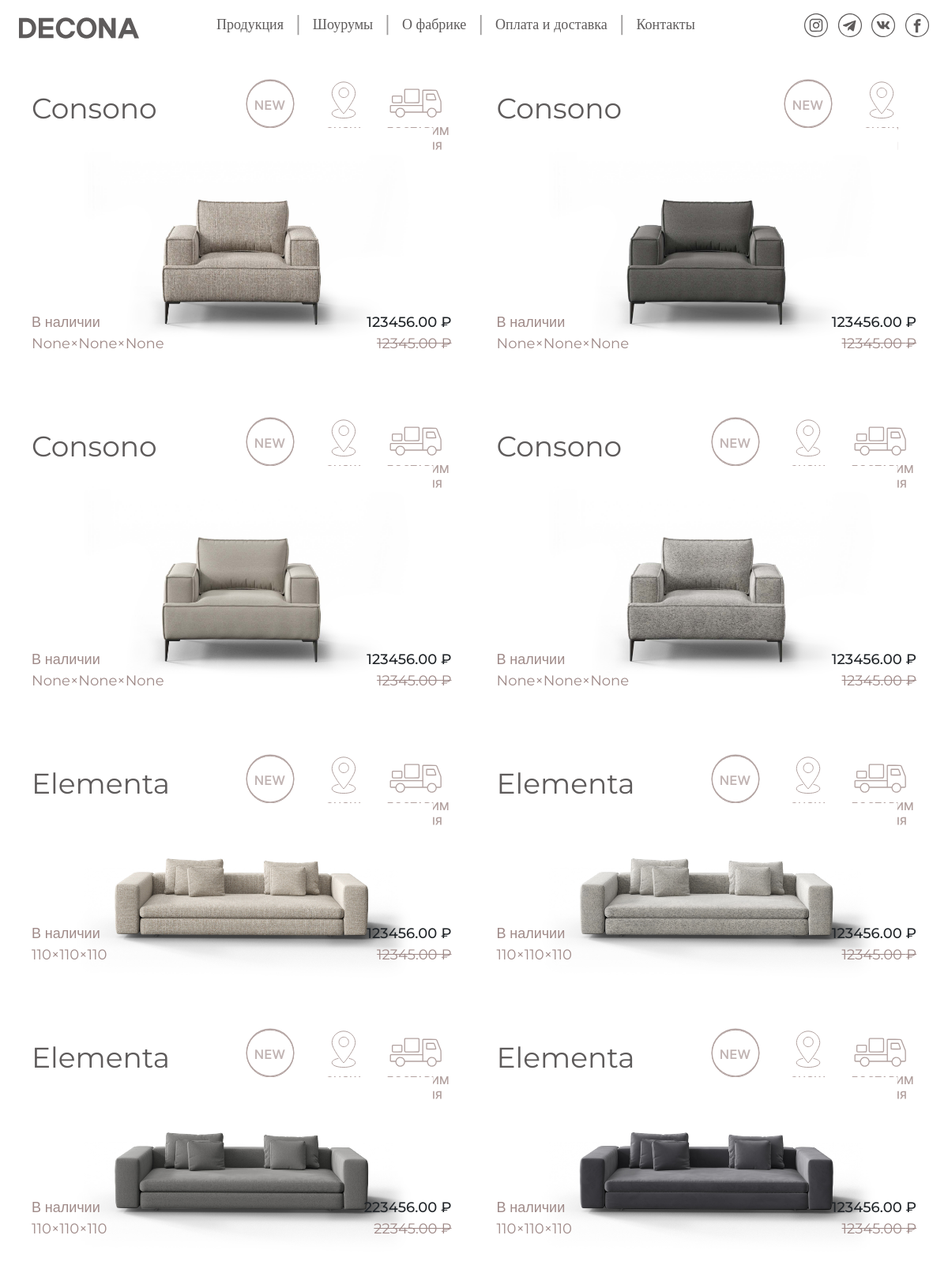
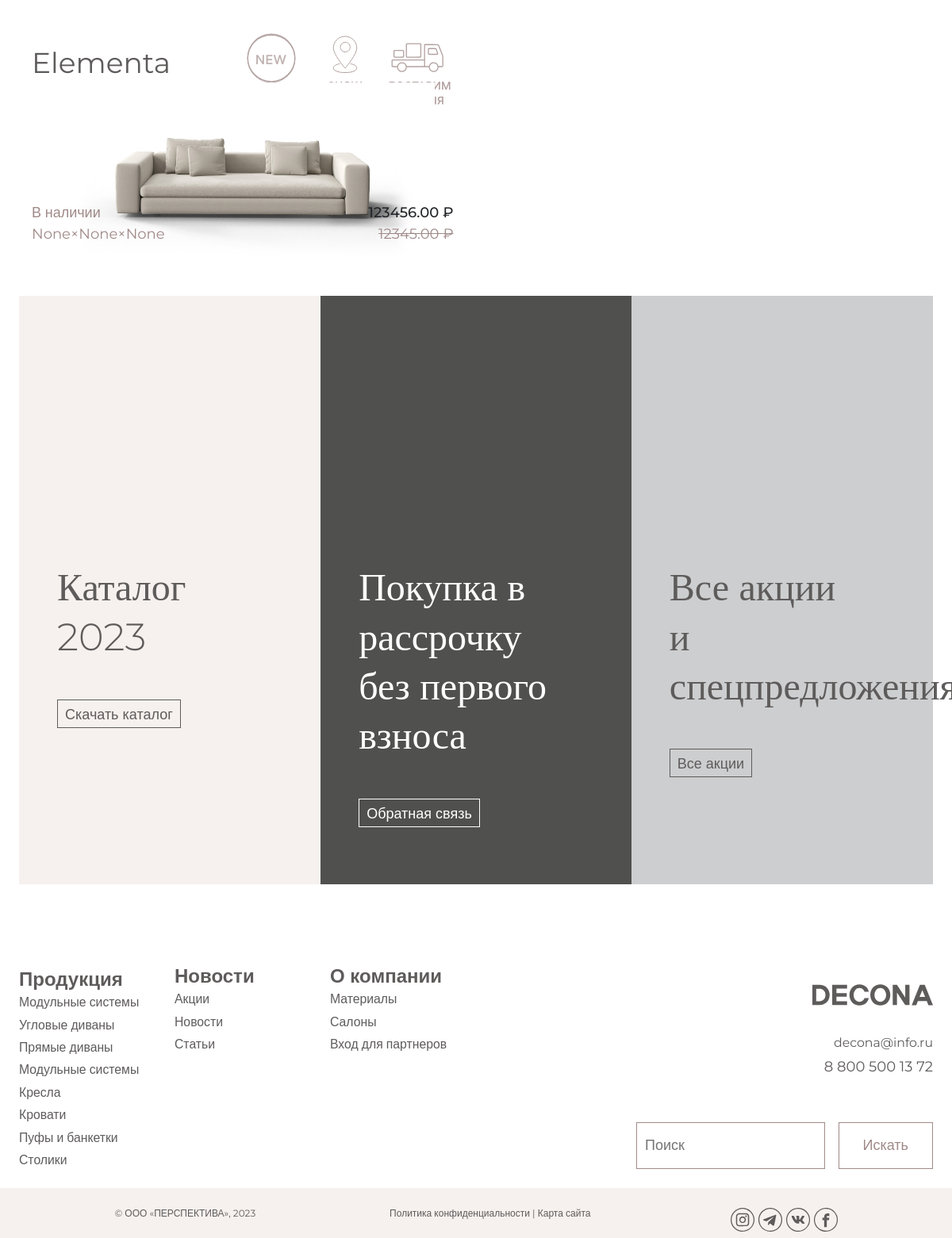
Screenshot of /products/ with the database file from the repository (2 pictures, top to bottom).
### product/models.py (models this page shows, shortened)
class Product(models.Model):
	id = models.AutoField(primary_key=True)
	category = models.ForeignKey(
		Category,
		related_name='products',
		on_delete=models.CASCADE, verbose_name = 'Категория')
	collection = models.ForeignKey(Collection,
		related_name='products',
		on_delete=models.CASCADE, verbose_name = 'Коллекция')
	fabric_name = models.ForeignKey(Fabric,
		related_name='products',
		on_delete=models.CASCADE, verbose_name = 'Название ткани')
	product_full_name = models.CharField(max_length=50, null=True, blank=True, verbose_name = 'Полное название товара (напр. Угловой диван Consono)')
	product_fabric_icon_1 = models.ImageField(upload_to='fabric_icons/%Y/%m/%d', default='fabric_icons/2023/12/06/CAMBRIDGE_600.png', null=True, blank=True, verbose_name = 'Иконка переключения ткани № 1')
	slug_fabric_icon_1 = models.SlugField(max_length=100, null=True, verbose_name='Название ткани №1')
	product_fabric_icon_2 = models.ImageField(upload_to='fabric_icons/%Y/%m/%d',  default='fabric_icons/2023/12/06/JAZZ_01.png', null=True, blank=True, verbose_name = 'Иконка переключения ткани № 2')
	slug_fabric_icon_2 = models.SlugField(max_length=100, null=True, verbose_name='Название ткани №2')
	product_fabric_icon_3 = models.ImageField(upload_to='fabric_icons/%Y/%m/%d', default='fabric_icons/2023/12/06/JAZZ_21.png', null=True, blank=True, verbose_name = 'Иконка переключения ткани № 3')
	slug_fabric_icon_3 = models.SlugField(max_length=100, null=True, verbose_name='Название ткани №3')
	product_fabric_icon_4 = models.ImageField(upload_to='fabric_icons/%Y/%m/%d', default='fabric_icons/2023/12/06/PIXEL_FOREST.png', null=True, blank=True, verbose_name = 'Иконка переключения ткани № 4')
	slug_fabric_icon_4 = models.SlugField(max_length=100, null=True, verbose_name='Название ткани №4')
	product_fabric_icon_5 = models.ImageField(upload_to='fabric_icons/%Y/%m/%d', default='fabric_icons/2023/12/06/VELUTTO_32.png', null=True, blank=True, verbose_name = 'Иконка переключения ткани № 5')
	slug_fabric_icon_5 = models.SlugField(max_length=100, null=True, verbose_name='Название ткани №5')
	show_on_category_page = models.BooleanField(default=True, verbose_name = 'Отображать в выдаче категории')
	popular = models.BooleanField(default=True, verbose_name = 'Отображать в карусели "Популярные"')
	is_new = models.BooleanField(default=True, verbose_name = 'Новый')
	available_for_delivery_2 = models.BooleanField(default=True, verbose_name = 'Доставим за 2 дня')
	available_for_delivery_28 = models.BooleanField(default=True, verbose_name = 'Доставим за 28 дней')
	available_in_showroom = models.BooleanField(default=True, verbose_name = 'Есть в шоуруме')
	icon_is_new = models.FileField(upload_to='status_icons/%Y/%m/%d', default='status_icons/2023/12/07/new.svg', null=True, blank=True, verbose_name = 'Иконка | Новый')
	icon_available_for_delivery_2 = models.FileField(upload_to='status_icons/%Y/%m/%d', default='status_icons/2023/12/07/delivery2.svg', null=True, blank=True, verbose_name = 'Иконка | Доставим за 2 дня')
	icon_available_for_delivery_28 = models.FileField(upload_to='status_icons/%Y/%m/%d', default='status_icons/2023/12/07/delivery2.svg', null=True, blank=True, verbose_name = 'Иконка | Доставим за 28 дней')
	icon_available_in_showroom =models.FileField(upload_to='status_icons/%Y/%m/%d', default='status_icons/2023/12/07/showrooms.svg',null=True, blank=True, verbose_name = 'Иконка | Есть в шоуруме')
	product_img = models.ImageField(upload_to='images/%Y/%m/%d', null=True, blank=True, verbose_name = 'Изображение товара')
	description = models.CharField(max_length=1500, null=True, blank=True, verbose_name = 'Описание товара')
	price = models.DecimalField(max_digits=10, decimal_places=2, verbose_name = 'Цена')
	price_sale = models.DecimalField(max_digits=10, decimal_places=2, verbose_name = 'Цена (распродажа)')
	carousel_items = models.ManyToManyField('ProductImage', blank=True, related_name='carousel_items', verbose_name ='Слайдер с товаром | десктоп')
	carousel_items_mob = models.ManyToManyField('ProductImage', related_name='carousel_items_mob', blank=True, verbose_name ='Слайдер с товаром | мобильный')
	closeup = models.ImageField(upload_to='closeups/', blank=True, null=True, verbose_name = 'Крупный фрагмент справа')
	interior_items = models.ManyToManyField('ProductImage', related_name='interior_items', blank=True, verbose_name ='Слайдер с интерьером | десктоп')
	interior_items_mob = models.ManyToManyField('ProductImage', related_name='interior_items_mob', blank=True, verbose_name ='Слайдер с интерьером | мобильный')
	width = models.IntegerField(blank=True, null=True, verbose_name = 'Ширина')
	depth = models.IntegerField(blank=True, null=True, verbose_name = 'Глубина')
	height = models.IntegerField(blank=True, null=True, verbose_name = 'Высота')
	pdf = models.CharField(max_length=150, null=True, blank=True, verbose_name = 'Файл PDF')
	product_inside = models.CharField(max_length=150, null=True, blank=True, verbose_name = 'Наполнение')
	product_inside_pillow = models.CharField(max_length=150, null=True, blank=True, verbose_name = 'Наполнение подушек')
	carcas_type = models.CharField(max_length=50, null=True, blank=True, verbose_name = 'Каркас')
	paws_type = models.CharField(max_length=50, null=True, blank=True, verbose_name = 'Ножки')
	mechanism_type = models.CharField(max_length=50, null=True, blank=True, verbose_name = 'Механизм')
	sleep_place = models.CharField(max_length=50, null=True, blank=True, verbose_name = 'Спальное место')
	linen_drawer = models.CharField(max_length=50, null=True, blank=True, verbose_name = 'Бельевой ящик')
	scheme = models.CharField(max_length=150, null=True, blank=True, verbose_name = 'Схема')
	options = models.ManyToManyField(Option, blank=True, verbose_name = 'Опции')
	features = models.CharField(max_length=350, null=True, blank=True, verbose_name = 'Конструктивные особенности')
	created = models.DateTimeField(default=timezone.now, verbose_name = 'Создано')
	updated = models.DateTimeField(auto_now=True, verbose_name = 'Последние изменения')
	product_slug = models.SlugField(null=True, blank=True, max_length=100)
	class Meta:
		ordering = ['product_full_name']
		indexes = [
			models.Index(fields=['id', 'product_slug', '-created']),
			models.Index(fields=['product_full_name']),
			models.Index(fields=['-created']),
		]
		verbose_name = 'Товар'
		verbose_name_plural = 'Товары'

class Collection(models.Model):
	collection_id = models.AutoField(primary_key=True)
	collection = models.CharField(max_length=30, verbose_name = 'Коллекция (Латиницей, с большой буквы)')
	collection_slug = models.SlugField(max_length=30, unique=True, null=True, verbose_name='URL')
	class Meta:
		ordering = ['collection']
		indexes = [
		models.Index(fields=['collection']),
		]
		verbose_name = 'Коллекция'
		verbose_name_plural = 'Коллекции'
	def __str__(self):
		return self.collection

### product/views.py (the view)
# urls.py: path('products/', views.all_products, name = 'products'),
def all_products (request):
	products = Product.objects.all()
	return render(request, 'product/category_goods.html', {'products': products})

### cart/cart.py (called while the page is built)
	def __len__(self):
		return sum(item['quantity'] for item in self.cart.values())

### cart/context_processors.py (called while the page is built)
def cart(request):
    return {'cart': Cart(request)}

### product/templates/product/category_goods.html (shortened to what this page needs)
{% extends 'product/base_cacao_nav.html' %}
{% load static %}
{% block content %}
<div class="products_container">
{% for el in products %}
	<div class = "product_card p-3" >
		<a href="{% url 'product:single_product' el.product_slug %}">
			<div class = 'd-none d-md-block d-lg-block d-xl-block d-xxl-block'>
				<div class = 'd-flex justify-content-between'>
					<div>
						<h3 class='product_card_header'>{{ el.collection }}</h3>
					</div>
					<div>
					{% if el.is_new %}
						<img src="{{ el.icon_is_new.url }}" alt="Можем доставить за 2 дня">
					{% endif %}
					{% if el.available_in_showroom %}
						<img src="{{ el.icon_available_in_showroom.url }}" alt="Можем доставить за 2 дня">
					{% endif %}
					{% if el.available_for_delivery_2 %}
						<img src="{{ el.icon_available_for_delivery_2.url }}" alt="Можем доставить за 2 дня">
					{% endif %}
					</div>
				</div>
			</div>
			<center class='px-4 d-none d-md-block d-lg-block d-xl-block d-xxl-block'>
				<img src="http://127.0.0.1:8000/media/{{ el.product_img }}" class="img-fluid product_img_under">
			</center>
			<div class = 'card-bottom-info'>
				<div class = 'd-flex justify-content-between'>
					<div class='cacao'>В наличии</div>
					<div class='old-price_cat_page'>{{ el.price }} ₽</div>
				</div>
				<div class = 'd-flex justify-content-between'>
					<div class='cacao'>{{ el.width }}×{{ el.depth }}×{{ el.height }}</div>
					<div class='cacao price_cat_page'>{{ el.price_sale }} ₽</div>
				</div>
			</div>
		</a>
	</div>
{% endfor %}
</div>
{% endblock %}

### product/static/css/de_style.css (style rules this page uses)
body { font-family: 'Montserrat', 'Georgia', sans-serif !important; margin: 0; }
h1, h2, h3 { font-family: 'Montserrat'!important; color: #5E5B5B; }
h3 { font-size: 2.4rem!important; }
.cacao { color: #9F8A88!important; }
a { color: #5E5B5B!important; text-decoration: none!important; background-color: transparent; }
@media (min-width: 811px) { .products_container { display: grid; grid-gap: 25px; grid-template-columns: repeat(auto-fit, minmax(500px, 1fr)); width: 96%; margin-left: auto; margin-right: auto; } }
.product_card { align-self: start; }
.product_card_header { margin-top: 1em; position: relative; z-index: 5!important; }
.product_img_under { position: relative; z-index: 1!important; margin-top: -2em; }
.old-price_cat_page { font-size:1em!important; color: #212529; font-weight: 500; }
.card-bottom-info { z-index: 5 !important; position: relative; margin-top: -5em; }
.product_card_header { font-size: 2em!important; }
.price_cat_page { text-decoration: line-through; }

### rows the page displays
Product: collection "Consono", icon_is_new (picture), icon_available_in_showroom (picture), icon_available_for_delivery_2 (picture), product_img (picture), price "123456.00", width "None", depth "None", height "None", price_sale "12345.00"
Product: collection "Consono", icon_is_new (picture), icon_available_in_showroom (picture), product_img (picture), price "123456.00", width "None", depth "None", height "None", price_sale "12345.00"
Product: collection "Consono", icon_is_new (picture), icon_available_in_showroom (picture), icon_available_for_delivery_2 (picture), product_img (picture), price "123456.00", width "None", depth "None", height "None", price_sale "12345.00"
Product: collection "Consono", icon_is_new (picture), icon_available_in_showroom (picture), icon_available_for_delivery_2 (picture), product_img (picture), price "123456.00", width "None", depth "None", height "None", price_sale "12345.00"
Product: collection "Elementa", icon_is_new (picture), icon_available_in_showroom (picture), icon_available_for_delivery_2 (picture), product_img (picture), price "123456.00", width "110", depth "110", height "110", price_sale "12345.00"
Product: collection "Elementa", icon_is_new (picture), icon_available_in_showroom (picture), icon_available_for_delivery_2 (picture), product_img (picture), price "123456.00", width "110", depth "110", height "110", price_sale "12345.00"
Product: collection "Elementa", icon_is_new (picture), icon_available_in_showroom (picture), icon_available_for_delivery_2 (picture), product_img (picture), price "223456.00", width "110", depth "110", height "110", price_sale "22345.00"
Product: collection "Elementa", icon_is_new (picture), icon_available_in_showroom (picture), icon_available_for_delivery_2 (picture), product_img (picture), price "123456.00", width "110", depth "110", height "110", price_sale "12345.00"
Product: collection "Elementa", icon_is_new (picture), icon_available_in_showroom (picture), icon_available_for_delivery_2 (picture), product_img (picture), price "123456.00", width "None", depth "None", height "None", price_sale "12345.00"
